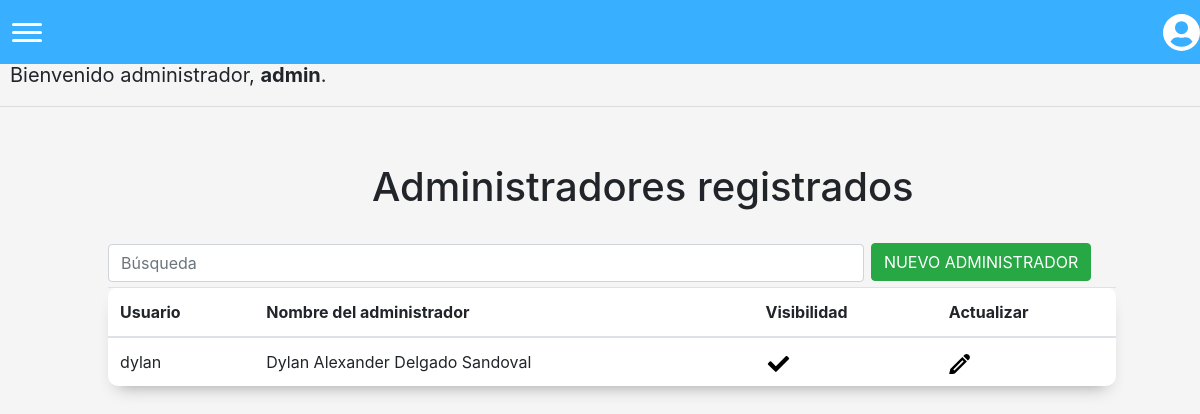
/listaadmins (signed in), run on an earlier commit of the app's database.
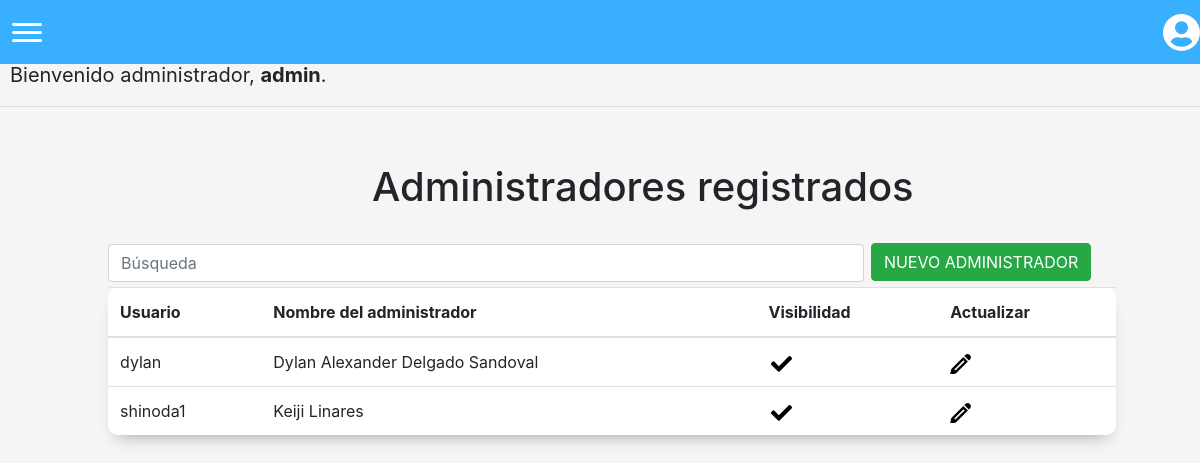
And on a later commit of the database.
### matricula/models.py (models this page shows)
class User(AbstractUser):
    pass

### matricula/views.py (the view)
# urls.py: path('listaadmins', views.listarAdmins, name='listaadmins'),
@login_required(login_url='/login')
def listarAdmins(request):
    return render(request, "matricula/listaadmins.html", {'admins': User.objects.all()})

### matricula/templates/matricula/listaadmins.html (shortened to what this page needs)
{% extends "matricula/layout.html" %}
{% block body %}
<div style="margin-left: 31%; margin-bottom: 30px;">
    <h1 style="font-size: 40px;">Administradores registrados</h1>
</div>
<input id="buscar" type="text" placeholder="Búsqueda" class="form-control">
<button id="options" class="btn btn-success" onclick="changeWindow()">NUEVO ADMINISTRADOR</button>
<div>
    <table id="tabla" class="table">
    <thead>
            <tr>
                <th scope="col">
                    Usuario
                </th>
                <th scope="col">
                    Nombre del administrador
                </th>
                <th scope="col">
                    Visibilidad
                </th>
                <th scope="col">
                    Actualizar
                </th>
            </tr>
        </thead>
        <tbody>
            {% for administrador in admins %}
            {% if administrador.is_superuser%}
            {% else %}
            <tr>
                <td scope="row">
                    {{administrador.username}}
                </td>
                <td scope="row">
                    {{administrador.first_name}} {{administrador.last_name}}
                </td>
                <td scope="row">
                    <a href="../desactivaradmin/{{administrador.id}}">
                    </a>
                </td>
                <td scope="row">
                    <a href="../editaradmin/{{administrador.id}}">
                    </a>
                </td>
            </tr>
            {% endif %}
            {% endfor %}
        </tbody>
    </table>
</div>
{% endblock %}

### matricula/templates/matricula/layout.html (shortened to what this page needs)
{% load static %}
<!DOCTYPE html>
<html lang="en">
    <head>
        <link rel="stylesheet" href="https://stackpath.bootstrapcdn.com/bootstrap/4.4.1/css/bootstrap.min.css">
        <link href="{% static 'matricula/styles.css' %}" rel="stylesheet">
    </head>
    <body id="bootstrap-overrides">
        <nav>
            <div class="burger" onclick="navSlide()">
                <div class="line1"></div>
                <div class="line2"></div>
                <div class="line3"></div>
            </div>
            <div style="margin-left: 93%; cursor: pointer;" onclick="navSlide()">
            </div>
        </nav>
        <div id="greeting">
            {% if user.is_authenticated %}
                Bienvenido administrador,  <strong>{{ user.username }}</strong>.
            {% else %}
                Por favor,<a class="nav-link" href="{% url 'login'%}" style="display: inline;">Ingrese al sistema</a>
            {% endif %}
        </div>
        <hr>
        <div style="height: 40px;"></div>
        {% block body %}
        {% endblock %}
    </body>
</html>

### matricula/static/matricula/styles.css (style rules this page uses)
body { background-color: whitesmoke; }
#bootstrap-overrides nav { display: flex; align-items: center; min-height: 8vh; font-family: 'Cabin', sans-serif; background-color: rgb(56, 175, 255); position: fixed; top: 0; width: 100%; }
#bootstrap-overrides .burger { margin-left: 7px; display: flex; z-index: 400; cursor: pointer; }
#bootstrap-overrides .burger div { width: 30px; height: 3px; background-color: rgb(255, 255, 255); margin: 5px; transition: all 0.3s ease; border-radius: 10px; }
body { overflow-x: hidden; }
#bootstrap-overrides .burger { display: block; }
.table { margin-left: 9%; width: 84%; padding: 40px; border-radius: 10px; background-color: white; -webkit-box-shadow: 0 8px 6px -6px #999; -moz-box-shadow: 0 8px 6px -6px #999; box-shadow: 0 10px 16px -10px #999; }
input[placeholder="Búsqueda"] { width: 63%; margin-left: 9%; display: inline; }
#options { margin: 0.2%; margin-bottom: 0.5%; display: inline; }

### matricula/templates/matricula/layout.html (style rules this page uses)
#greeting { margin: 10px; font-size: 20px; margin-top: 5%; }

What changed in the data, as far as the page shows it:
added User: username "shinoda1", first_name "Keiji", last_name "Linares", is_active True (drawn)
